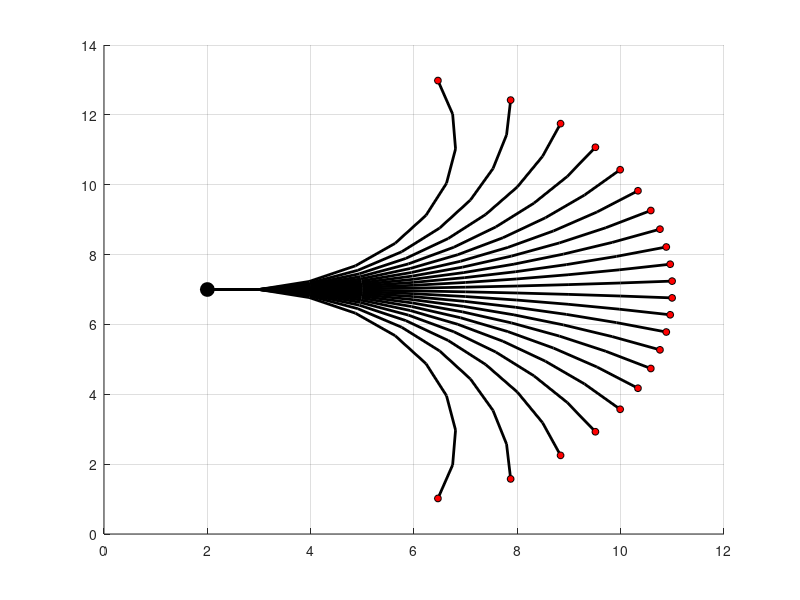

Reproduce this figure in MATLAB.
%% This program generates motion primitives for a car-like nonholonomic robot
%%
clc; close all; clear all;

% Set vehicle constants
dt = 0.1; % Step by 0.1 seconds
L = 7.5; % Car length

%Starting position and orientation
x_start = 2; y_start = 7; theta_start = 0;

%Initializing figure window and drawing grid and initial position
figure(1); axis([0 12 0 14]); hold on; grid on;
plot(x_start, y_start, 'ko', 'MarkerSize',10, 'MarkerFaceColor','k');

%Simulate forward from x_start
path = [x_start, y_start, theta_start];
deltastep = 10; %Moving for ten steps
max_steering_angle = 1.05; %radians

steering_angle = -max_steering_angle;
while steering_angle <= max_steering_angle
    
    %Calculating and plotting motion primitives in forward direction
    linear_vel = 10
    for i = 2:deltastep
        path(i,1) = path(i-1,1) + linear_vel*cos(path(i-1,3))*dt;
        path(i,2) = path(i-1,2) + linear_vel*sin(path(i-1,3))*dt;
        path(i,3) = path(i-1,3) + (linear_vel/L)*tan(steering_angle)*dt;
    end
    for j = 2:size(path,1)
        line([path(j,1), path(j-1,1)], [path(j,2), path(j-1,2)], 'Color', 'k', 'LineWidth', 2);
        drawnow
        hold on
    end
    plot(path(j,1), path(j,2), 'ko', 'MarkerSize',5, 'MarkerFaceColor','r');
    
    %Calculating and plotting motion primitives in reverse direction.
    %Uncomment this section to generate draw the motion primitives and
    %To visualize change 'axis([0 12 0 14])' to 'axis([-10 12 0 14])'
    %{
    linear_vel = -10;
    for i = 2:deltastep
        path(i,1) = path(i-1,1) + linear_vel*cos(path(i-1,3))*dt;
        path(i,2) = path(i-1,2) + linear_vel*sin(path(i-1,3))*dt;
        path(i,3) = path(i-1,3) + (linear_vel/L)*tan(steering_angle)*dt;
    end
    for j = 2:size(path,1)
        line([path(j,1), path(j-1,1)], [path(j,2), path(j-1,2)], 'Color', 'k', 'LineWidth', 2);
        drawnow
        hold on
    end
    plot(path(j,1), path(j,2), 'ko', 'MarkerSize',5, 'MarkerFaceColor','r');
    %}
    
    steering_angle = steering_angle + 0.1
end
